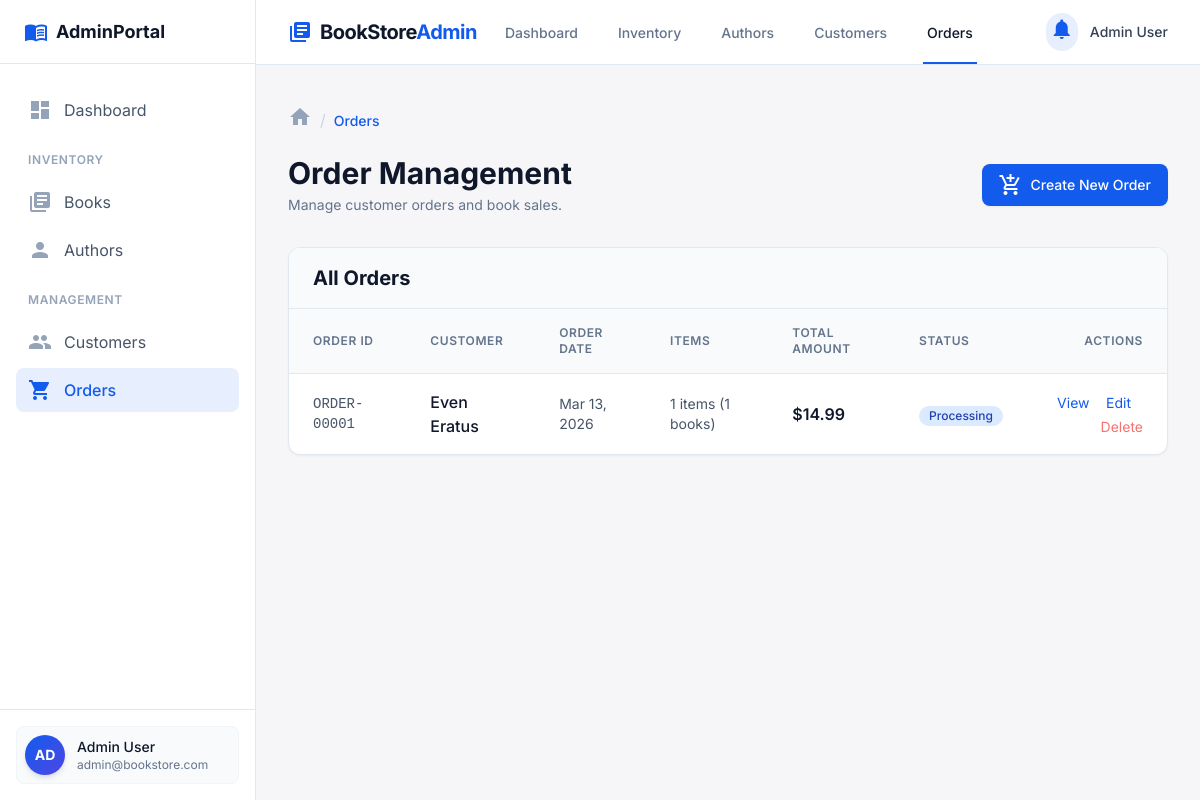
The page /index.php?page=order on the database as committed earlier.
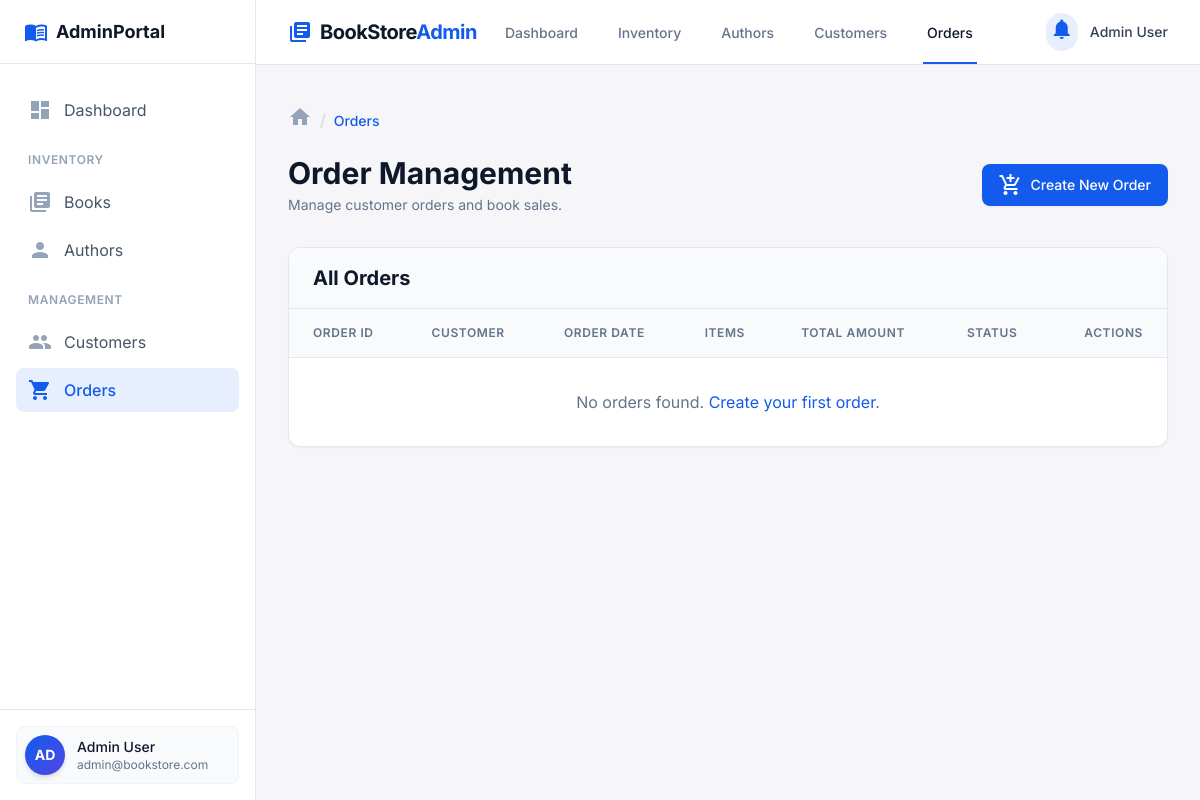
The same page on the database as committed later.
### tables this page shows
CREATE TABLE ORDERS (
    ORDER_ID INTEGER PRIMARY KEY AUTOINCREMENT,
    CUSTOMER_ID INTEGER NOT NULL,
    ORDER_DATE TEXT DEFAULT CURRENT_TIMESTAMP,
    TOTAL_AMOUNT REAL NOT NULL,
    STATUS TEXT DEFAULT 'Pending' CHECK (STATUS IN ('Pending', 'Processing', 'Shipped', 'Delivered', 'Cancelled')),
    FOREIGN KEY (CUSTOMER_ID) REFERENCES CUSTOMERS(CUSTOMER_ID)
);

### controllers/OrderController.php (called while the page is built, shortened)
<?php
require_once __DIR__ . '/../db.php';
function getAllOrders() {
    global $pdo;
    $stmt = $pdo->query('
        SELECT O.*, C.NAME AS CUSTOMER_NAME,
               COUNT(OI.ORDER_ITEM_ID) as ITEM_COUNT,
               SUM(OI.QUANTITY) as TOTAL_BOOKS
        FROM ORDERS O
        LEFT JOIN CUSTOMERS C ON O.CUSTOMER_ID = C.CUSTOMER_ID
        LEFT JOIN ORDER_ITEMS OI ON O.ORDER_ID = OI.ORDER_ID
        GROUP BY O.ORDER_ID
        ORDER BY O.ORDER_DATE DESC
    ');
    return $stmt->fetchAll(PDO::FETCH_ASSOC);
}

### views/Order.php (the view, shortened to what the changed rows need)
<?php
require_once __DIR__ . '/../controllers/OrderController.php';
$orders = getAllOrders();
?>
<!DOCTYPE html>
<html lang="en"><head>
<script src="https://cdn.tailwindcss.com?plugins=forms,container-queries"></script>
<script id="tailwind-config">
        tailwind.config = {
            darkMode: "class",
            theme: {
                extend: {
                    colors: {
                        "primary": "#135bec",
                        "primary-hover": "#0f4bc2",
                        "background-light": "#f6f6f8",
                        "background-dark": "#101622",
                    },
                    fontFamily: {
                        "display": ["Inter", "sans-serif"]
                    },
                    borderRadius: {"DEFAULT": "0.25rem", "lg": "0.5rem", "xl": "0.75rem", "full": "9999px"},
                },
            },
        }
    </script>
</head>
<body class="bg-background-light dark:bg-background-dark font-display text-slate-800 dark:text-slate-200 min-h-screen flex flex-col">
<main class="flex-grow py-10">
<div class="max-w-7xl mx-auto px-4 sm:px-6 lg:px-8">
<div class="md:flex md:items-center md:justify-between mb-8">
<div class="flex-1 min-w-0">
<h2 class="text-2xl font-bold leading-7 text-slate-900 dark:text-white sm:text-3xl sm:truncate">
                        Order Management
                    </h2>
</div>
</div>
<div class="bg-white rounded-xl shadow-sm border border-slate-200 overflow-hidden">
<div class="px-6 py-4 border-b border-slate-200 bg-slate-50">
<h2 class="text-xl font-bold text-slate-900">All Orders</h2>
</div>
<div class="overflow-x-auto">
<table class="w-full text-left border-collapse">
    <thead>
        <tr class="bg-slate-50 dark:bg-slate-800/50">
            <th class="px-6 py-4 text-xs font-semibold uppercase tracking-wider text-slate-500 border-b border-slate-200 dark:border-slate-800">Order ID</th>
            <th class="px-6 py-4 text-xs font-semibold uppercase tracking-wider text-slate-500 border-b border-slate-200 dark:border-slate-800">Customer</th>
            <th class="px-6 py-4 text-xs font-semibold uppercase tracking-wider text-slate-500 border-b border-slate-200 dark:border-slate-800">Order Date</th>
            <th class="px-6 py-4 text-xs font-semibold uppercase tracking-wider text-slate-500 border-b border-slate-200 dark:border-slate-800">Items</th>
            <th class="px-6 py-4 text-xs font-semibold uppercase tracking-wider text-slate-500 border-b border-slate-200 dark:border-slate-800">Total Amount</th>
            <th class="px-6 py-4 text-xs font-semibold uppercase tracking-wider text-slate-500 border-b border-slate-200 dark:border-slate-800">Status</th>
            <th class="px-6 py-4 text-xs font-semibold uppercase tracking-wider text-slate-500 border-b border-slate-200 dark:border-slate-800 text-right">Actions</th>
        </tr>
    </thead>
    <tbody>
        <?php foreach ($orders as $order): ?>
            <tr class="hover:bg-primary/5 transition-colors group">
                <td class="px-6 py-4 font-mono text-sm text-slate-600 dark:text-slate-400">ORDER-<?php echo str_pad($order['ORDER_ID'], 5, '0', STR_PAD_LEFT); ?></td>
                <td class="px-6 py-4">
                    <div class="font-medium text-slate-900 dark:text-white"><?php echo htmlspecialchars($order['CUSTOMER_NAME'] ?? 'Unknown Customer'); ?></div>
                </td>
                <td class="px-6 py-4 text-sm text-slate-600 dark:text-slate-400">
                    <?php echo date('M j, Y', strtotime($order['ORDER_DATE'])); ?>
                </td>
                <td class="px-6 py-4 text-sm text-slate-600 dark:text-slate-400">
                    <?php echo ($order['ITEM_COUNT'] ?? 0); ?> items (<?php echo ($order['TOTAL_BOOKS'] ?? 0); ?> books)
                </td>
                <td class="px-6 py-4 font-semibold text-slate-900 dark:text-white">$<?php echo number_format($order['TOTAL_AMOUNT'] ?? 0, 2); ?></td>
                <td class="px-6 py-4">
                    <?php
                    $status = $order['STATUS'] ?? 'Pending';
                    $statusColors = [
                        'Pending' => 'bg-yellow-100 text-yellow-800',
                        'Processing' => 'bg-blue-100 text-blue-800',
                        'Shipped' => 'bg-purple-100 text-purple-800',
                        'Delivered' => 'bg-green-100 text-green-800',
                        'Cancelled' => 'bg-red-100 text-red-800'
                    ];
                    $colorClass = $statusColors[$status] ?? 'bg-gray-100 text-gray-800';
                    ?>
                    <span class="inline-flex items-center px-2.5 py-0.5 rounded-full text-xs font-medium <?php echo $colorClass; ?>">
                        <?php echo htmlspecialchars($status); ?>
                    </span>
                </td>
                <td class="px-6 py-4 text-right">
                    <a href="index.php?page=orderdetails&id=<?php echo $order['ORDER_ID']; ?>" class="text-primary hover:text-primary-hover mr-3 text-sm">View</a>
                    <a href="index.php?page=editorder&id=<?php echo $order['ORDER_ID']; ?>" class="text-primary hover:text-primary-hover mr-3 text-sm">Edit</a>
                    <form method="post" style="display:inline;">
                        <button type="submit" name="delete_order" value="<?php echo $order['ORDER_ID']; ?>" class="text-red-400 hover:text-red-600 transition-colors text-sm" onclick="return confirm('Are you sure you want to delete this order? This will restore book stock.');">Delete</button>
                    </form>
                </td>
            </tr>
        <?php endforeach; ?>
        <?php if (count($orders) === 0): ?>
            <tr><td colspan="7" class="px-6 py-8 text-center text-slate-500">No orders found. <a href="index.php?page=addorder" class="text-primary hover:underline">Create your first order</a>.</td></tr>
        <?php endif; ?>
    </tbody>
</table>
</div>
</div>
</main>
</body>
</html>

Rows that differ between the two databases and show on the page:
removed orders: ORDER_ID "00001", CUSTOMER_NAME "Even Eratus", ORDER_DATE "Mar 13, 2026", ITEM_COUNT "1", TOTAL_BOOKS "1", TOTAL_AMOUNT "14.99", STATUS "Processing"
Other text that changed with them:
text now shown: "No orders found. Create your first order ."
